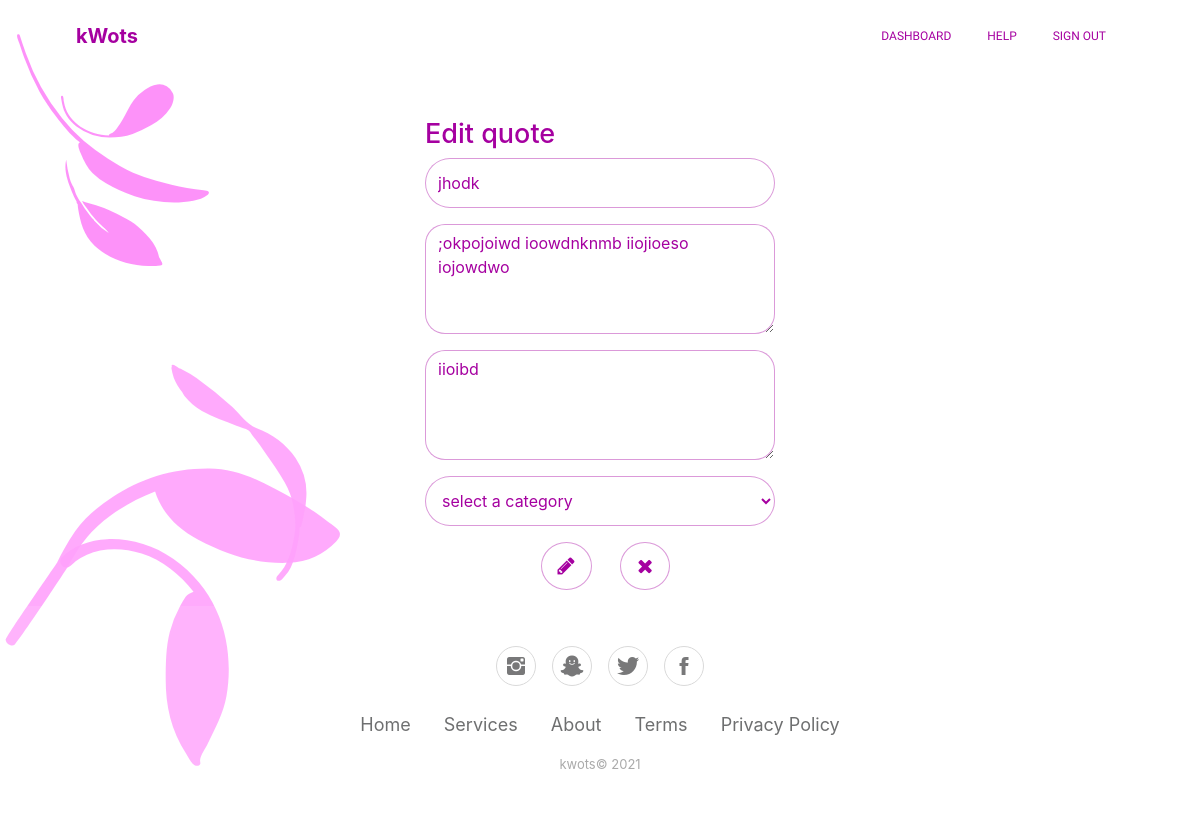
Screenshot of /quote/edit/22/ (signed in) with the database file from the repository.
### app/models.py (models this page shows, shortened)
class Quote(db.Model):
    id = db.Column(db.Integer, primary_key = True)
    user_id = db.Column(db.Integer, db.ForeignKey('users.id'))
    author = db.Column(db.String, nullable = False)
    quote = db.Column(db.String, nullable = False)
    date = db.Column(db.DateTime, nullable = False, default = datetime.now())
    favorite = db.Column(db.Boolean, nullable = False, default = False)
    note = db.Column(db.String)
    category_id = db.Column(db.Integer, db.ForeignKey('categories.id'))
    period = db.Column(db.String, default = datetime.now())

### app/quote/views.py (the view, shortened to what this page needs)
@quote_bp.route('/edit/<int:quote_id>/', methods=['GET', 'POST'])
@login_required
def edit_quote(quote_id):
    quote = Quote.query.filter_by(id = quote_id).first()
    form = QuoteForm()
    form.category.choices.extend([(i.name) for i in Category.query.filter_by(user_id = current_user.id).all()])
    form.author.data = quote.author
    return render_template('edit-quote.html', form = form, quote = quote)

### app/forms.py
class QuoteForm(FlaskForm):
    author = StringField('', validators=[InputRequired(message='author name is required')])
    quote = TextAreaField('', validators=[InputRequired('quote body is required')])
    note = TextAreaField('')
    category = SelectField('', choices=['select a category'] )
    add_quote = SubmitField('')

### app/__init__.py (called while the page is built)
def create_app(config):
    app = Flask(__name__)
    app.config.from_object(config)
    db.init_app(app)
    api = Api(app)
    login_manager = LoginManager(app)
    login_manager.login_view = "auth_bp.login"
    from .auth import auth_bp
    from .quote import quote_bp
    from .user import user_bp
    from .views import main_bp
    from .api import api_bp
    app.register_blueprint(api_bp)
    app.register_blueprint(auth_bp)
    app.register_blueprint(user_bp)
    app.register_blueprint(quote_bp)
    app.register_blueprint(main_bp)
    from .models import Color, Category, Quote, User
    @login_manager.user_loader
    def loader(user_id):
        return User.query.get(int(user_id))
    with app.app_context():
        db.create_all()
        return app

### app/templates/edit-quote.html (shortened to what this page needs)
{% extends "base.html" %}
{% block content %}
<div  class= "addquote-bg">
    {% include "nav.html" %}
        <div class="container">
            <div class="row">
                <div class="col-md-4"></div>
                <div class="col-md-4 addquote-column">
                    <h1 class="mb-2" style="color: rgb(165,0,160);font-size: 27px;">Edit quote</h1>
                    <form method="POST" action="{{ url_for('quote_bp.edit_quote', quote_id = quote.id) }}">
                        <div class="form-group has-success has-feedback">{{ form.author(class="form-control form-field shadow-btn", placeholder = "Author") }}</div>
                        <div class="form-group has-success has-feedback"><textarea class="form-control textarea-field shadow-btn" placeholder="Quote" rows="4" name="quote">{{ quote.quote }}</textarea></div>
                        <div class="form-group has-success has-feedback"><textarea class="form-control textarea-field shadow-btn" placeholder="Note" rows="4" name="note">{{ quote.note }}</textarea></div>
                        <div class="form-group has-success has-feedback">{{ form.category(class="form-control form-field shadow-btn") }}</div>
                        <div class="form-group" style="padding-left: 33%;">
                            <button class="btn btn-primary btn-lg border rounded-circle shadow-btn round-btn white-bg" type="submit"><i class="fa fa-pencil"></i></button>
                            <a href="{{ url_for('user_bp.dashboard')}}" class="btn btn-primary btn-lg border rounded-circle shadow-btn round-btn white-bg ml-4"><i class="fa fa-close"></i></a></div>
                </form>
            </div>
            <div class="col"></div>
        </div>
    </div>
    <div class="footer-basic">
        <footer>
            <div class="social"><a href="#"><i class="icon ion-social-instagram purple-hover"></i></a><a href="#"><i class="icon ion-social-snapchat purple-hover"></i></a><a href="#"><i class="icon ion-social-twitter purple-hover"></i></a><a href="#"><i class="icon ion-social-facebook purple-hover"></i></a></div>
            <ul
                class="list-inline">
                <li class="list-inline-item"><a href="#">Home</a></li>
                <li class="list-inline-item"><a href="#">Services</a></li>
                <li class="list-inline-item"><a href="#">About</a></li>
                <li class="list-inline-item"><a href="#">Terms</a></li>
                <li class="list-inline-item"><a href="#">Privacy Policy</a></li>
                </ul>
                <p class="copyright">kwots© 2021</p>
        </footer>
    </div>
</div>
{% endblock %}

### app/static/css/Footer-Basic.css (style rules this page uses)
.footer-basic { padding: 40px 0; background-color: rgba(255,255,255,.1); color: #4b4c4d; }
.footer-basic ul { padding: 0; list-style: none; text-align: center; font-size: 18px; line-height: 1.6; margin-bottom: 0; }
.footer-basic li { padding: 0 10px; }
.footer-basic ul a { color: inherit; text-decoration: none; opacity: 0.8; }
.footer-basic .social { text-align: center; padding-bottom: 25px; }
.footer-basic .social > a { font-size: 24px; width: 40px; height: 40px; line-height: 40px; display: inline-block; text-align: center; border-radius: 50%; border: 1px solid #ccc; margin: 0 8px; color: inherit; opacity: 0.75; }
.footer-basic .copyright { margin-top: 15px; text-align: center; font-size: 13px; color: #aaa; margin-bottom: 0; }

### app/static/css/main.css (style rules this page uses)
.form-field { height: 50px; border-radius: 100px; color: rgb(165,0,160); border-color: rgba(165,0,160,0.4); }
.textarea-field { height: 50px; border-radius: 20px; color: rgb(165,0,160); border-color: rgba(165,0,160,0.4); }
.round-btn { border-radius: 100%; }
.white-bg { background-color: white; color: rgb(165,0,160); border-color: rgba(165,0,160,.4) !important; }
.addquote-column { padding-top: 4%; }
.addquote-bg { background-image: url(../img/addquote-bg.svg); background-repeat: no-repeat; background-position: left; background-size: contain; height: 768px; }

### rows the page displays
Quote: author "jhodk", quote ";okpojoiwd ioowdnknmb iiojioeso iojowdwo", note "iioibd", category "select a category"
